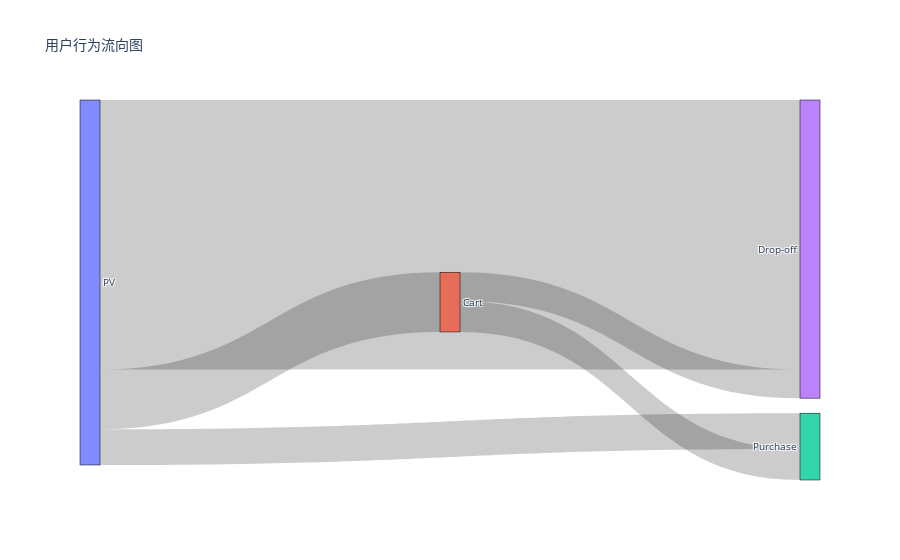

Notebook code for this chart:
### Code cell
import plotly.graph_objects as go

# 创建流量图
fig = go.Figure(go.Sankey(
    node=dict(
        pad=15,
        thickness=20,
        line=dict(color="black", width=0.5),
        label=["PV", "Cart", "Purchase", "Drop-off"],
    ),
    link=dict(
        source=[0, 0, 0, 1, 1],  # PV -> Cart, pv -> Purchase, pv -> Drop-off, Cart -> Purchase, Cart -> Drop-off
        target=[3, 2, 1, 2, 3],
        value=[2250973,298539,498674,259544,239130]
    )
))

fig.update_layout(title_text="用户行为流向图", font_size=10)
fig.show()

### Figure 1 — Plotly figure (JSON) as saved in the notebook; plotly's stock layout.template omitted (floating-point values rounded to 4 significant figures)
{"data": [{"link": {"source": [0, 0, 0, 1, 1], "target": [3, 2, 1, 2, 3], "value": [2250973, 298539, 498674, 259544, 239130]}, "node": {"label": ["PV", "Cart", "Purchase", "Drop-off"], "line": {"color": "black", "width": 0.5}, "pad": 15, "thickness": 20}, "type": "sankey"}], "layout": {"font": {"size": 10}, "title": {"text": "用户行为流向图"}}}
